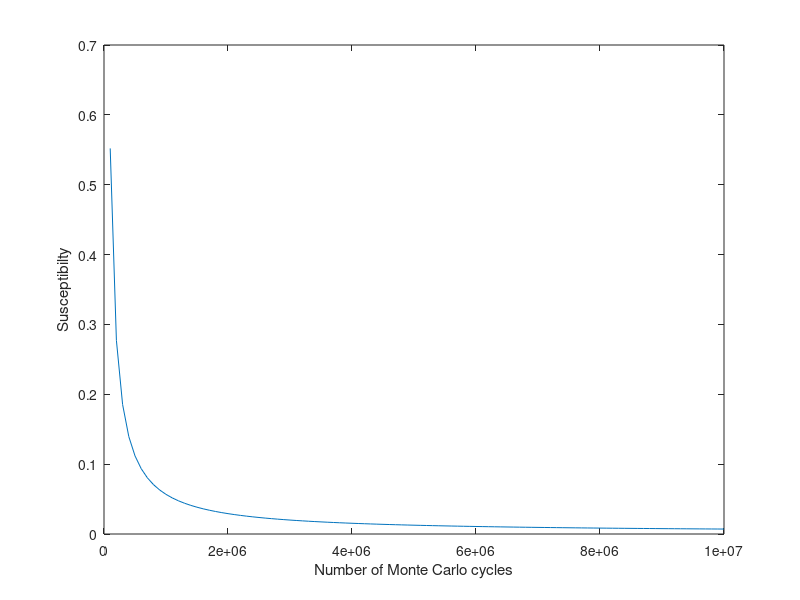

The MATLAB script that drew this image:
mc = [100000, 200000, 300000, 400000, 500000, 600000, 700000, 800000, 900000, 1e+06, 1.1e+06, 1.2e+06, 1.3e+06, 1.4e+06, 1.5e+06, 1.6e+06, 1.7e+06, 1.8e+06, 1.9e+06, 2e+06, 2.1e+06, 2.2e+06, 2.3e+06, 2.4e+06, 2.5e+06, 2.6e+06, 2.7e+06, 2.8e+06, 2.9e+06, 3e+06, 3.1e+06, 3.2e+06, 3.3e+06, 3.4e+06, 3.5e+06, 3.6e+06, 3.7e+06, 3.8e+06, 3.9e+06, 4e+06, 4.1e+06, 4.2e+06, 4.3e+06, 4.4e+06, 4.5e+06, 4.6e+06, 4.7e+06, 4.8e+06, 4.9e+06, 5e+06, 5.1e+06, 5.2e+06, 5.3e+06, 5.4e+06, 5.5e+06, 5.6e+06, 5.7e+06, 5.8e+06, 5.9e+06, 6e+06, 6.1e+06, 6.2e+06, 6.3e+06, 6.4e+06, 6.5e+06, 6.6e+06, 6.7e+06, 6.8e+06, 6.9e+06, 7e+06, 7.1e+06, 7.2e+06, 7.3e+06, 7.4e+06, 7.5e+06, 7.6e+06, 7.7e+06, 7.8e+06, 7.9e+06, 8e+06, 8.1e+06, 8.2e+06, 8.3e+06, 8.4e+06, 8.5e+06, 8.6e+06, 8.7e+06, 8.8e+06, 8.9e+06, 9e+06, 9.1e+06, 9.2e+06, 9.3e+06, 9.4e+06, 9.5e+06, 9.6e+06, 9.7e+06, 9.8e+06, 9.9e+06, 1e+07, ];
M_var = [0.551985, 0.27712, 0.185352, 0.139435, 0.111867, 0.0934943, 0.0803642, 0.0705219, 0.0628639, 0.0567391, 0.0517209, 0.0475429, 0.0440081, 0.0409781, 0.038352, 0.0360541, 0.0340255, 0.0322221, 0.0306084, 0.0291551, 0.0278425, 0.0266473, 0.0255563, 0.0245574, 0.0236396, 0.0227921, 0.0220062, 0.0212766, 0.0205971, 0.0199627, 0.0193702, 0.0188143, 0.0182916, 0.0178009, 0.0173374, 0.0169, 0.0164865, 0.0160947, 0.015722, 0.0153684, 0.015032, 0.0147121, 0.0144065, 0.0141156, 0.013836, 0.0135688, 0.0133126, 0.013068, 0.0128327, 0.0126062, 0.0123899, 0.0121819, 0.0119824, 0.0117901, 0.0116046, 0.0114249, 0.0112517, 0.0110844, 0.0109227, 0.0107669, 0.0106158, 0.0104693, 0.0103274, 0.010191, 0.0100581, 0.00992948, 0.00980458, 0.00968391, 0.00956633, 0.00945214, 0.00934136, 0.00923384, 0.00912904, 0.00902676, 0.0089273, 0.00883051, 0.00873531, 0.00864277, 0.0085538, 0.008466, 0.00838104, 0.00829865, 0.00821747, 0.00813861, 0.00806112, 0.00798587, 0.0079121, 0.00783984, 0.00776935, 0.00769993, 0.0076323, 0.00756658, 0.00750223, 0.00743887, 0.00737696, 0.00731641, 0.00725721, 0.00719884, 0.007142, 0.00708606, ];
E_var = [0.104497, 0.0640046, 0.050628, 0.0438281, 0.0395923, 0.0369304, 0.0349678, 0.0335777, 0.0324717, 0.0316095, 0.0308116, 0.0302062, 0.0296909, 0.0292389, 0.0288523, 0.0285206, 0.0282102, 0.0279438, 0.0277018, 0.027472, 0.0272889, 0.0270936, 0.0269227, 0.0267762, 0.0266588, 0.0265444, 0.0264289, 0.0263209, 0.0262231, 0.0261237, 0.026048, 0.0259703, 0.0258939, 0.0258298, 0.0257566, 0.0256985, 0.0256482, 0.0256008, 0.0255387, 0.0254901, 0.0254448, 0.0254061, 0.0253591, 0.0253276, 0.0252708, 0.0252262, 0.0251761, 0.0251415, 0.0250943, 0.0250435, 0.025011, 0.0249827, 0.0249615, 0.0249399, 0.0249135, 0.0248793, 0.0248476, 0.0248208, 0.0247909, 0.0247682, 0.0247424, 0.0247096, 0.0246794, 0.0246645, 0.0246393, 0.0246188, 0.0245988, 0.0245872, 0.0245717, 0.0245559, 0.0245421, 0.024533, 0.0245185, 0.0245008, 0.0244846, 0.0244691, 0.0244429, 0.0244198, 0.024412, 0.0243923, 0.0243819, 0.0243767, 0.0243642, 0.0243565, 0.0243424, 0.0243354, 0.0243231, 0.024311, 0.0243003, 0.0242825, 0.0242686, 0.0242619, 0.0242532, 0.0242391, 0.0242287, 0.0242193, 0.0242115, 0.0241988, 0.0241896, 0.0241785, ];
MeanM = [0.997452, 0.998366, 0.998666, 0.99882, 0.998914, 0.998973, 0.999017, 0.999048, 0.999073, 0.999092, 0.999109, 0.999123, 0.999135, 0.999145, 0.999153, 0.999161, 0.999168, 0.999173, 0.999179, 0.999184, 0.999188, 0.999193, 0.999197, 0.9992, 0.999203, 0.999205, 0.999208, 0.99921, 0.999212, 0.999214, 0.999216, 0.999218, 0.99922, 0.999221, 0.999222, 0.999224, 0.999225, 0.999226, 0.999227, 0.999228, 0.999229, 0.99923, 0.999231, 0.999232, 0.999233, 0.999234, 0.999236, 0.999236, 0.999237, 0.999239, 0.999239, 0.99924, 0.99924, 0.999241, 0.999241, 0.999242, 0.999243, 0.999243, 0.999244, 0.999245, 0.999245, 0.999246, 0.999247, 0.999247, 0.999248, 0.999248, 0.999249, 0.999249, 0.999249, 0.99925, 0.99925, 0.99925, 0.99925, 0.999251, 0.999251, 0.999251, 0.999252, 0.999253, 0.999253, 0.999253, 0.999254, 0.999254, 0.999254, 0.999254, 0.999254, 0.999254, 0.999255, 0.999255, 0.999255, 0.999256, 0.999256, 0.999256, 0.999256, 0.999257, 0.999257, 0.999257, 0.999257, 0.999258, 0.999258, 0.999258, ];
Probability = [0, -800, -800, -800, -800, -800, -792, -800, -800, -800, -800, -792, -800, -800, -800, -800, -792, -800, -800, -800, -800, -800, -792, -792, -800, -800, -792, -800, -800, -800, -800, -800, -800, -800, -800, -800, -800, -800, -800, -800, -800, -800, -800, -800, -800, -800, -800, -800, -800, -800, -800, -800, -800, -784, -800, -800, -792, -800, -800, -800, -800, -800, -800, -800, -800, -800, -800, -800, -784, -800, -800, -792, -800, -800, -800, -800, -800, -800, -792, -800, -800, -800, -800, -800, -800, -792, -800, -800, -800, -800, -800, -800, -800, -792, -800, -800, -800, -800, -800, -800, ];
E_avg = [-1.99644, -1.99681, -1.99691, -1.99698, -1.99703, -1.99705, -1.99707, -1.99707, -1.99708, -1.99708, -1.99709, -1.9971, -1.9971, -1.99711, -1.99711, -1.99711, -1.99712, -1.99712, -1.99712, -1.99712, -1.99712, -1.99713, -1.99713, -1.99713, -1.99713, -1.99713, -1.99713, -1.99713, -1.99713, -1.99713, -1.99713, -1.99713, -1.99713, -1.99713, -1.99714, -1.99714, -1.99713, -1.99713, -1.99713, -1.99713, -1.99713, -1.99713, -1.99714, -1.99713, -1.99714, -1.99714, -1.99714, -1.99714, -1.99714, -1.99714, -1.99714, -1.99714, -1.99714, -1.99714, -1.99714, -1.99714, -1.99714, -1.99714, -1.99715, -1.99714, -1.99715, -1.99715, -1.99715, -1.99715, -1.99715, -1.99715, -1.99715, -1.99715, -1.99715, -1.99715, -1.99715, -1.99715, -1.99715, -1.99715, -1.99715, -1.99715, -1.99715, -1.99715, -1.99715, -1.99715, -1.99715, -1.99715, -1.99715, -1.99715, -1.99715, -1.99715, -1.99715, -1.99715, -1.99715, -1.99715, -1.99715, -1.99715, -1.99715, -1.99715, -1.99715, -1.99715, -1.99715, -1.99715, -1.99715, -1.99716, ];
accepted_tot = [0.34375, 0.14337, 0.0969867, 0.07128, 0.056584, 0.0488633, 0.0412643, 0.0364812, 0.0322178, 0.029276, 0.0264164, 0.0239608, 0.0221438, 0.0207929, 0.0193387, 0.0180387, 0.0171888, 0.0161294, 0.0151905, 0.014445, 0.0140286, 0.0129782, 0.01255, 0.0119208, 0.0116716, 0.0112646, 0.0107811, 0.0103961, 0.0100076, 0.00967067, 0.0094529, 0.00899375, 0.00878667, 0.00861, 0.00825371, 0.00808389, 0.00801514, 0.00764211, 0.00740974, 0.0072625, 0.00707756, 0.00691143, 0.00675674, 0.00666045, 0.00643244, 0.00618, 0.0061834, 0.00605, 0.00589388, 0.005704, 0.00563647, 0.005685, 0.00555434, 0.00543407, 0.00531673, 0.00512107, 0.00495982, 0.00501017, 0.00488847, 0.00478867, 0.00470131, 0.00463226, 0.00455429, 0.00456094, 0.00441415, 0.00437515, 0.00430746, 0.00429412, 0.00420899, 0.00417371, 0.00407014, 0.00407625, 0.00402562, 0.00387865, 0.00387573, 0.00384816, 0.00370078, 0.00365154, 0.00366165, 0.00357638, 0.00357481, 0.00357463, 0.00352578, 0.00347452, 0.00343129, 0.00338151, 0.00333575, 0.00331705, 0.00325955, 0.00319978, 0.00317604, 0.00316174, 0.00312882, 0.00304138, 0.00304053, 0.00299, 0.00300969, 0.00294367, 0.00294444, 0.0028704, ];
plot(mc, M_var)
xlabel('Number of Monte Carlo cycles')
ylabel('Susceptibilty')
